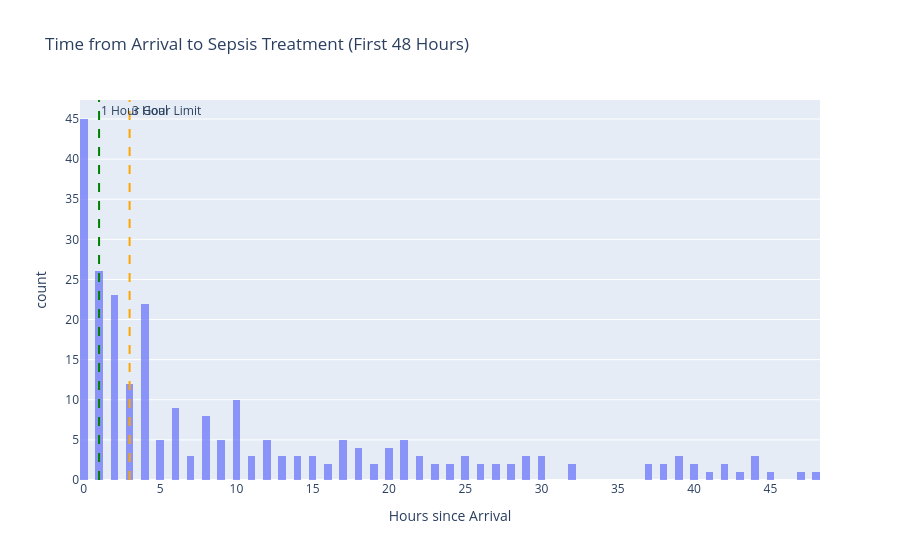

The notebook cell this image was saved under:
### Code cell
# Create Histogram
fig_hist = px.histogram(
    df_plot, 
    x="Hours_to_Action", 
    nbins=128, # One bin per hour
    # color="Outcome", # Color by Survival to see if delays kill
    title="Time from Arrival to Sepsis Treatment (First 48 Hours)",
    labels={"Hours_to_Action": "Hours since Arrival", "count": "Number of Patients"},
    barmode="overlay",
    opacity=0.7,
    color_discrete_map={"Alive": "blue", "Expired": "red"}
)

# Add "Goal" Lines (SEP-1 Guidelines)
fig_hist.add_vline(x=1, line_dash="dash", line_color="green", annotation_text="1 Hour Goal")
fig_hist.add_vline(x=3, line_dash="dash", line_color="orange", annotation_text="3 Hour Limit")

fig_hist.show()

### Figure 1 — Plotly figure (JSON) as saved in the notebook; plotly's stock layout.template omitted (floating-point values rounded to 4 significant figures; data arrays with more than 128 entries replaced by an {"elided": "..."} marker saying what was removed)
{"data": [{"alignmentgroup": "True", "bingroup": "x", "hovertemplate": "Hours since Arrival=%{x}<br>count=%{y}<extra></extra>", "legendgroup": "", "marker": {"color": "#636efa", "opacity": 0.7, "pattern": {"shape": ""}}, "name": "", "nbinsx": 128, "offsetgroup": "", "orientation": "v", "showlegend": false, "type": "histogram", "x": {"elided": "250 int values"}, "xaxis": "x", "yaxis": "y"}], "layout": {"annotations": [{"showarrow": false, "text": "1 Hour Goal", "x": 1, "xanchor": "left", "xref": "x", "y": 1, "yanchor": "top", "yref": "y domain"}, {"showarrow": false, "text": "3 Hour Limit", "x": 3, "xanchor": "left", "xref": "x", "y": 1, "yanchor": "top", "yref": "y domain"}], "barmode": "overlay", "legend": {"tracegroupgap": 0}, "shapes": [{"line": {"color": "green", "dash": "dash"}, "type": "line", "x0": 1, "x1": 1, "xref": "x", "y0": 0, "y1": 1, "yref": "y domain"}, {"line": {"color": "orange", "dash": "dash"}, "type": "line", "x0": 3, "x1": 3, "xref": "x", "y0": 0, "y1": 1, "yref": "y domain"}], "title": {"text": "Time from Arrival to Sepsis Treatment (First 48 Hours)"}, "xaxis": {"anchor": "y", "domain": [0, 1], "title": {"text": "Hours since Arrival"}}, "yaxis": {"anchor": "x", "domain": [0, 1], "title": {"text": "count"}}}}
